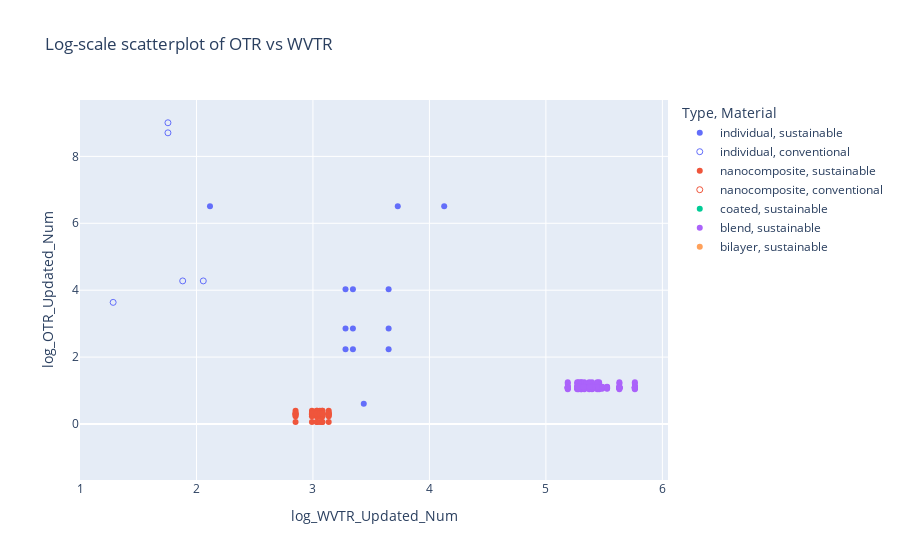

The code cell stored with this chart in its notebook:
### Code cell
# ## transmission rate
dtr['log_WVTR_Updated_Num'] = np.log10(dtr['WVTR_Updated_Num'])
dtr['log_OTR_Updated_Num'] = np.log10(dtr['OTR_Updated_Num'])

fig = px.scatter(
        dtr,
        x='log_WVTR_Updated_Num',
        y='log_OTR_Updated_Num',
        color='Type',  # Color by 'Base Material'
        symbol='Material',
        symbol_sequence= ['circle', 'circle-open'],
        hover_data=['Base Material', 'Type', 'Secondary Material'],  # Include additional info in hover
        title='Log-scale scatterplot of OTR vs WVTR',
        labels={
            'log_OP_Updated_Num': 'OTR Updated Num',
            'log_WVTr_Updated_Num': 'WVTR Updated Num'
        }
    )
    
    # Show the plot
fig.show()
plotly.offline.plot(fig, filename='Scatterplot of OTR vs WVTR.html', auto_open=False)

### Figure 1 — Plotly figure (JSON) as saved in the notebook; plotly's stock layout.template omitted (floating-point values rounded to 4 significant figures; data arrays with more than 128 entries replaced by an {"elided": "..."} marker saying what was removed)
{"data": [{"customdata": {"elided": "44x3 str values"}, "hovertemplate": "Type=%{customdata[1]}<br>Material=sustainable<br>log_WVTR_Updated_Num=%{x}<br>log_OTR_Updated_Num=%{y}<br>Base Material=%{customdata[0]}<br>Secondary Material=%{customdata[2]}<extra></extra>", "legendgroup": "individual, sustainable", "marker": {"color": "#636efa", "symbol": "circle"}, "mode": "markers", "name": "individual, sustainable", "orientation": "v", "showlegend": true, "type": "scatter", "x": [3.436, 3.343, 3.28, 3.65, 3.343, 3.28, 3.65, 3.343, 3.28, 3.65, 3.728, 2.116, 4.127, null, null, null, null, null, 3.285, 2.565, 4.851, 5.031, 5.072, 5.035, 5.026, 4.678, 4.423, 4.357, 4.246, 4.282, 4.626, 4.606, 4.56, 4.584, 4.581, 4.616, 4.543, 4.423, 4.339, 4.132, 4.608, 4.603, 4.536, 5.485], "xaxis": "x", "y": [0.6051, 2.852, 2.852, 2.852, 4.029, 4.029, 4.029, 2.234, 2.234, 2.234, 6.511, 6.511, 6.511, 2.777, 2.898, 4.608, -0.9943, 0.4828, null, null, null, null, null, null, null, null, null, null, null, null, null, null, null, null, null, null, null, null, null, null, null, null, null, null], "yaxis": "y"}, {"customdata": [["LDPE", "individual", "None"], ["LDPE", "individual", "None"], ["HDPE", "individual", "None"], ["polyethylene terephthalate", "individual", "None"], ["polyethylene terephthalate", "individual", "None"], ["polypropylene", "individual", "None"], ["polypropylene", "individual", "None"], ["polyvinyl chloride", "individual", "None"]], "hovertemplate": "Type=%{customdata[1]}<br>Material=conventional<br>log_WVTR_Updated_Num=%{x}<br>log_OTR_Updated_Num=%{y}<br>Base Material=%{customdata[0]}<br>Secondary Material=%{customdata[2]}<extra></extra>", "legendgroup": "individual, conventional", "marker": {"color": "#636efa", "symbol": "circle-open"}, "mode": "markers", "name": "individual, conventional", "orientation": "v", "showlegend": true, "type": "scatter", "x": [2.059, 1.882, 1.285, null, null, 1.755, 1.755, 1.793], "xaxis": "x", "y": [4.278, 4.278, 3.636, 7.006, 7.705, 8.705, 9.006, null], "yaxis": "y"}, {"customdata": {"elided": "59x3 str values"}, "hovertemplate": "Type=%{customdata[1]}<br>Material=sustainable<br>log_WVTR_Updated_Num=%{x}<br>log_OTR_Updated_Num=%{y}<br>Base Material=%{customdata[0]}<br>Secondary Material=%{customdata[2]}<extra></extra>", "legendgroup": "nanocomposite, sustainable", "marker": {"color": "#EF553B", "symbol": "circle"}, "mode": "markers", "name": "nanocomposite, sustainable", "orientation": "v", "showlegend": true, "type": "scatter", "x": [2.851, 2.991, 3.079, 3.135, 3.036, 3.032, 3.06, 3.082, 2.851, 2.991, 3.079, 3.135, 3.036, 3.032, 3.06, 3.082, 2.851, 2.991, 3.079, 3.135, 3.036, 3.032, 3.06, 3.082, 2.851, 2.991, 3.079, 3.135, 3.036, 3.032, 3.06, 3.082, 2.851, 2.991, 3.079, 3.135, 3.036, 3.032, 3.06, 3.082, 2.851, 2.991, 3.079, 3.135, 3.036, 3.032, 3.06, 3.082, 2.851, 2.991, 3.079, 3.135, 3.036, 3.032, 3.06, 3.082, 3.354, 3.274, 3.078], "xaxis": "x", "y": [0.05843, 0.05843, 0.05843, 0.05843, 0.05843, 0.05843, 0.05843, 0.05843, 0.2931, 0.2931, 0.2931, 0.2931, 0.2931, 0.2931, 0.2931, 0.2931, 0.2338, 0.2338, 0.2338, 0.2338, 0.2338, 0.2338, 0.2338, 0.2338, 0.3308, 0.3308, 0.3308, 0.3308, 0.3308, 0.3308, 0.3308, 0.3308, 0.2785, 0.2785, 0.2785, 0.2785, 0.2785, 0.2785, 0.2785, 0.2785, 0.3945, 0.3945, 0.3945, 0.3945, 0.3945, 0.3945, 0.3945, 0.3945, 0.3166, 0.3166, 0.3166, 0.3166, 0.3166, 0.3166, 0.3166, 0.3166, null, null, null], "yaxis": "y"}, {"customdata": [["polyethylene terephthalate", "nanocomposite", "OMMT"], ["polyethylene terephthalate", "nanocomposite", "OMMT"], ["polyethylene terephthalate", "nanocomposite", "OMMT"], ["polyethylene terephthalate", "nanocomposite", "OMMT"]], "hovertemplate": "Type=%{customdata[1]}<br>Material=conventional<br>log_WVTR_Updated_Num=%{x}<br>log_OTR_Updated_Num=%{y}<br>Base Material=%{customdata[0]}<br>Secondary Material=%{customdata[2]}<extra></extra>", "legendgroup": "nanocomposite, conventional", "marker": {"color": "#EF553B", "symbol": "circle-open"}, "mode": "markers", "name": "nanocomposite, conventional", "orientation": "v", "showlegend": true, "type": "scatter", "x": [null, null, null, null], "xaxis": "x", "y": [0.4801, 0.3493, 0.2703, 0.1818], "yaxis": "y"}, {"customdata": [["paperboard", "coated", "PLA, Al2O3"], ["paperboard", "coated", "PLA, Al2O3"], ["paperboard", "coated", "PLA, Al2O3"], ["paperboard", "coated", "PLA"], ["paperboard", "coated", "PLA"]], "hovertemplate": "Type=%{customdata[1]}<br>Material=sustainable<br>log_WVTR_Updated_Num=%{x}<br>log_OTR_Updated_Num=%{y}<br>Base Material=%{customdata[0]}<br>Secondary Material=%{customdata[2]}<extra></extra>", "legendgroup": "coated, sustainable", "marker": {"color": "#00cc96", "symbol": "circle"}, "mode": "markers", "name": "coated, sustainable", "orientation": "v", "showlegend": true, "type": "scatter", "x": [null, null, null, null, null], "xaxis": "x", "y": [0.3067, 1.307, 1.085, 2.608, 2.629], "yaxis": "y"}, {"customdata": {"elided": "185x3 str values"}, "hovertemplate": "Type=%{customdata[1]}<br>Material=sustainable<br>log_WVTR_Updated_Num=%{x}<br>log_OTR_Updated_Num=%{y}<br>Base Material=%{customdata[0]}<br>Secondary Material=%{customdata[2]}<extra></extra>", "legendgroup": "blend, sustainable", "marker": {"color": "#ab63fa", "symbol": "circle"}, "mode": "markers", "name": "blend, sustainable", "orientation": "v", "showlegend": true, "type": "scatter", "x": {"elided": "185 float values"}, "xaxis": "x", "y": {"elided": "185 float values"}, "yaxis": "y"}, {"customdata": [["SPI", "bilayer", "corn zein"]], "hovertemplate": "Type=%{customdata[1]}<br>Material=sustainable<br>log_WVTR_Updated_Num=%{x}<br>log_OTR_Updated_Num=%{y}<br>Base Material=%{customdata[0]}<br>Secondary Material=%{customdata[2]}<extra></extra>", "legendgroup": "bilayer, sustainable", "marker": {"color": "#FFA15A", "symbol": "circle"}, "mode": "markers", "name": "bilayer, sustainable", "orientation": "v", "showlegend": true, "type": "scatter", "x": [4.669], "xaxis": "x", "y": [null], "yaxis": "y"}], "layout": {"legend": {"title": {"text": "Type, Material"}, "tracegroupgap": 0}, "title": {"text": "Log-scale scatterplot of OTR vs WVTR"}, "xaxis": {"anchor": "y", "domain": [0, 1], "title": {"text": "log_WVTR_Updated_Num"}}, "yaxis": {"anchor": "x", "domain": [0, 1], "title": {"text": "log_OTR_Updated_Num"}}}}
